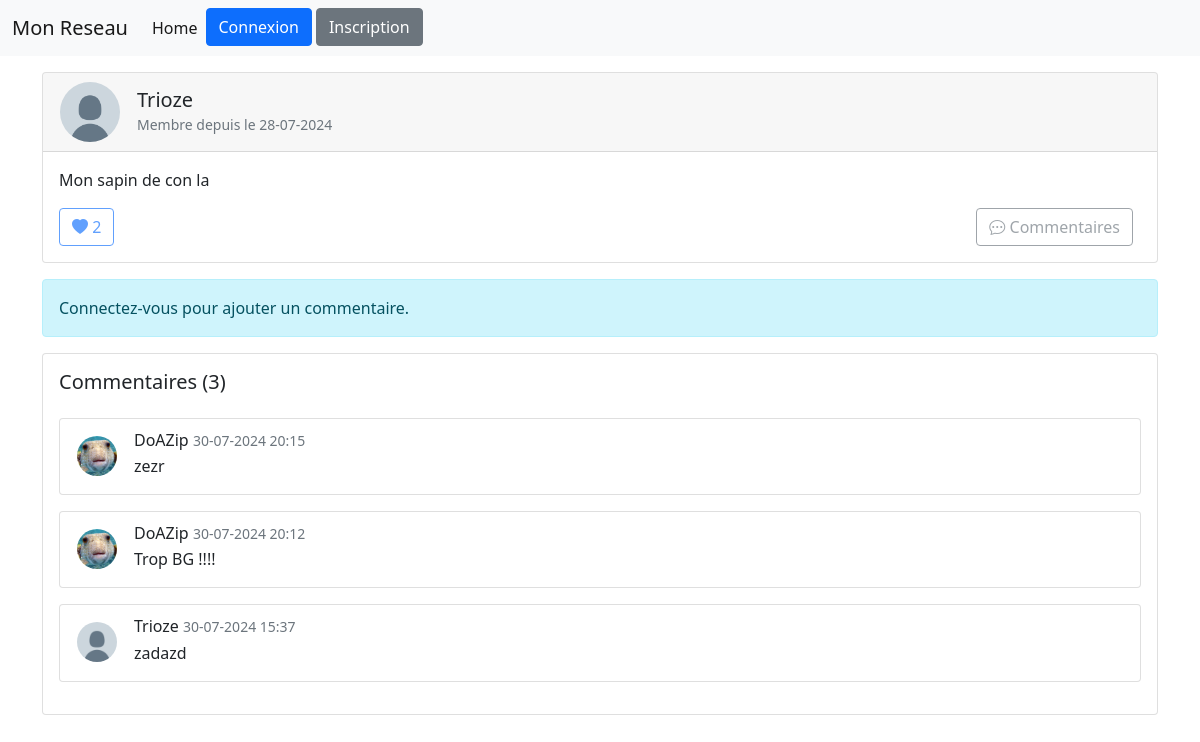
Screenshot of /pagepost.php?post_id=19 with the database file from the repository.
### tables this page shows
CREATE TABLE IF NOT EXISTS `utilisateur` (
  `idUtilisateur` int NOT NULL AUTO_INCREMENT,
  `mailUtilisateur` varchar(50) NOT NULL,
  `mdpUtilisateur` varchar(50) NOT NULL,
  `prenomUtilisateur` varchar(50) NOT NULL,
  `cheminPdpUtilisateur` varchar(100) DEFAULT NULL,
  `creationUtilisateur` date NOT NULL,
  `pseudoUtilisateur` varchar(50) NOT NULL,
  `nomUtilisateur` varchar(50) NOT NULL,
  `descriptionUtilisateur` varchar(255) DEFAULT NULL,
  `ageUtilisateur` date NOT NULL,
  `dernierLoginUtilisateur` date NOT NULL,
  `nbFollower` int NOT NULL DEFAULT '0',
  PRIMARY KEY (`idUtilisateur`),
  UNIQUE KEY `mailUtilisateur` (`mailUtilisateur`),
  UNIQUE KEY `pseudoUtilisateur` (`pseudoUtilisateur`)
);

CREATE TABLE IF NOT EXISTS `post` (
  `idPost` int NOT NULL AUTO_INCREMENT,
  `dateCreationPost` datetime NOT NULL,
  `cheminImagePost` varchar(100) DEFAULT NULL,
  `descriptionPost` varchar(255) DEFAULT NULL,
  `nbLikePost` int NOT NULL,
  `is_enabled` tinyint(1) NOT NULL,
  `idUtilisateur` int NOT NULL,
  `nbCommentaires` int NOT NULL,
  PRIMARY KEY (`idPost`),
  UNIQUE KEY `cheminImagePost` (`cheminImagePost`),
  KEY `idUtilisateur` (`idUtilisateur`)
);

CREATE TABLE IF NOT EXISTS `commentaire` (
  `idCommentaire` int NOT NULL AUTO_INCREMENT,
  `commentaire` varchar(255) NOT NULL,
  `dateCommentaire` datetime NOT NULL,
  `is_enabled` tinyint(1) NOT NULL,
  `idUtilisateur` int NOT NULL,
  `idPost` int NOT NULL,
  PRIMARY KEY (`idCommentaire`),
  KEY `idUtilisateur` (`idUtilisateur`),
  KEY `idPost` (`idPost`)
);

### pagepost.php (the view, shortened to what this page needs)
<?php
	require_once(__DIR__ . '/php/code_php/databaseconnect.php');
	$postId = isset($_POST['post_id']) ? (int) $_POST['post_id'] : (int) $_GET['post_id'];
	$postStatement = $mysqlClient->prepare('SELECT * FROM post WHERE idPost = :idPost;');
	$postStatement->execute([
	    'idPost' => $postId,
	]);
	$post = $postStatement->fetchAll(PDO::FETCH_ASSOC);
	$userStatement = $mysqlClient->prepare('SELECT cheminPdpUtilisateur,pseudoUtilisateur,idUtilisateur FROM utilisateur WHERE idUtilisateur = :idUtilisateur;');
	$userStatement->execute([
	    'idUtilisateur' => $post[0]['idUtilisateur'],
	]);
	$utilisateur = $userStatement->fetchAll(PDO::FETCH_ASSOC);
		$postStatement = $mysqlClient->prepare('SELECT idCommentaire,commentaire,dateCommentaire,is_enabled,cheminPdpUtilisateur,pseudoUtilisateur,U.idUtilisateur FROM commentaire C
		                                        JOIN utilisateur U ON C.idUtilisateur = U.idUtilisateur WHERE C.idPost = :idPost ORDER BY dateCommentaire DESC;');
		$postStatement->execute([
			'idPost' => $postId,
		]);
		$commentaires = $postStatement->fetchAll(PDO::FETCH_ASSOC);
?>
<!DOCTYPE html>
<html lang="fr">
<head>
    <link href="https://cdn.jsdelivr.net/npm/bootstrap@5.0.2/dist/css/bootstrap.min.css" rel="stylesheet">
    <link href="https://cdn.jsdelivr.net/npm/bootstrap-icons/font/bootstrap-icons.css" rel="stylesheet">
</head>
<body>
		<?php require_once(__DIR__ . '/php/element_page/header.php'); ?>
		<div class="container">
			<div class="card mb-3">
				<div class="card-header d-flex align-items-center">
					<form method="GET" action="profil.php" class="me-0 ml-0">
						<button type="submit" name="id" value="<?= $post[0]['idUtilisateur']; ?>" class="btn p-0">
							<img src="<?= $utilisateur[0]['cheminPdpUtilisateur']; ?>" alt="Profile Picture" class="rounded-circle me-3" style="width: 60px; height: 60px; object-fit: cover;">
						</button>
					</form>
					<div>
						<h5 class="card-title mb-0"><?= $utilisateur[0]['pseudoUtilisateur']; ?></h5>
						<small class="text-muted">Membre depuis le <?= date("d-m-Y", strtotime($post[0]['dateCreationPost'])); ?></small>
					</div>
				</div>
				<div class="card-body">
					<p class="card-text"><?= $post[0]['descriptionPost']; ?></p>
					<div class="d-flex justify-content-between align-items-center mt-3">
						<div class="d-flex align-items-center">
							<?php
								if (isset($_SESSION['LOGGED_USER']))
								{ ?>
									<form method="POST" action="php/code_php/handlelikePost.php" class="me-2">
										<input type="hidden" name="post_id" value="<?= $post[0]['idPost']; ?>">
										<button type="submit" name="action" value="<?= $likeAction; ?>" class="btn btn-outline-primary">
											<i class="bi <?= $likeClass; ?>"></i> <?= $post[0]['nbLikePost']; ?>
										</button>
									</form>
								<?php }
								else
								{ ?>
									<button class="btn btn-outline-primary me-2" disabled>
										<i class="bi bi-heart-fill"></i> <?= $post[0]['nbLikePost']; ?>
									</button>
								<?php } ?>
						</div>
						<form method="POST" action="pagepost.php" class="me-2">
							<button type="submit" name="action" value="commentaire" class="btn btn-outline-secondary" disabled>
								<i class="bi bi-chat-dots"></i> Commentaires
							</button>
						</form>
					</div>
				</div>
			</div>
			<?php if (isset($_SESSION['LOGGED_USER'])) { ?>
				<div class="card mt-3">
					<div class="card-body">
						<?php if (isset($_SESSION['ERROR_COMMENTAIRE'])) : ?>
							<div class="alert alert-danger" role="alert">
								<?php echo htmlspecialchars($_SESSION['ERROR_COMMENTAIRE']);
								unset($_SESSION['ERROR_COMMENTAIRE']); ?>
							</div>
						<?php endif; ?>
						<form method="POST" action="php/code_php/newComment.php">
							<div class="mb-3">
								<textarea class="form-control" name="commentaire" rows="3" placeholder="Ajouter un commentaire..."></textarea>
								<input type="hidden" name="post_id" value="<?= $post[0]['idPost']; ?>">
							</div>
							<button type="submit" class="btn btn-primary mb-3">Commenter</button>
						</form>
					</div>
				</div>
			<?php } else { ?>
				<div class="alert alert-info mt-3">Connectez-vous pour ajouter un commentaire.</div>
			<?php } ?>
			<div class="card mt-3 mb-5">
				<div class="card-body">
					<h5 class="card-title mb-4">Commentaires (<?= $post[0]['nbCommentaires'];?>)</h5>
					<?php foreach ($commentaires as $commentaire) { ?>
						<div class="card mb-3">
							<div class="card-body d-flex align-items-start">
								<div class="d-flex justify-content-between w-100">
									<div class="d-flex align-items-start">
										<form method="GET" action="profil.php" class="me-0 ml-0">
											<button type="submit" name="id" value="<?= $commentaire['idUtilisateur']; ?>" class="btn p-0">
												<img src="<?= $commentaire['cheminPdpUtilisateur']; ?>" alt="Profile Picture" class="rounded-circle me-3" style="width: 40px; height: 40px; object-fit: cover;">
											</button>
										</form>
										<div>
											<h6 class="card-subtitle mb-1"><?= $commentaire['pseudoUtilisateur']; ?> <small class="text-muted"><?= date("d-m-Y H:i", strtotime($commentaire['dateCommentaire'])); ?></small></h6>
											<p class="card-text"><?= $commentaire['commentaire']; ?></p>
										</div>
									</div>
								</div>
							</div>
						</div>
					<?php } ?>
				</div>
			</div>
		</div>
</body>
</html>

### rows the page displays
utilisateur: cheminPdpUtilisateur (placeholder picture), pseudoUtilisateur "Trioze"
post: dateCreationPost "28-07-2024", descriptionPost "Mon sapin de con la", nbLikePost "2", nbCommentaires "3"
commentaire: idUtilisateur.cheminPdpUtilisateur (picture), idUtilisateur.pseudoUtilisateur "DoAZip", dateCommentaire "30-07-2024 20:15", commentaire "zezr"
commentaire: idUtilisateur.cheminPdpUtilisateur (picture), idUtilisateur.pseudoUtilisateur "DoAZip", dateCommentaire "30-07-2024 20:12", commentaire "Trop BG !!!!"
commentaire: idUtilisateur.cheminPdpUtilisateur (placeholder picture), idUtilisateur.pseudoUtilisateur "Trioze", dateCommentaire "30-07-2024 15:37", commentaire "zadazd"
